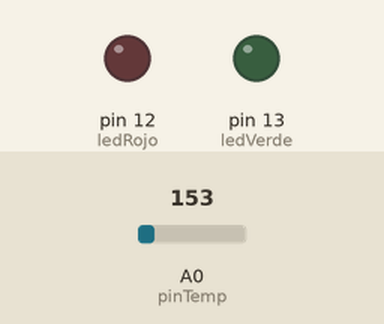
Bench run of a sketch on a simulated Arduino Uno, built with avr-gcc and run on an emulated ATmega328P. Shown: output pins drawn as LEDs (lit = HIGH). The inputs (shaded band) are chosen by the test bench; at power-on: A0 (pinTemp) = 153. What the sketch prints to the serial monitor is not drawn.

Above: at 0.1 s.
At 2.6 s:
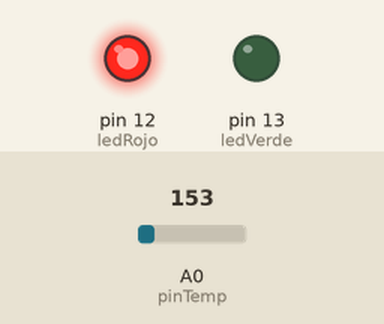
Timing chart, 0 to 4.1 s (numbered marks = the images above):
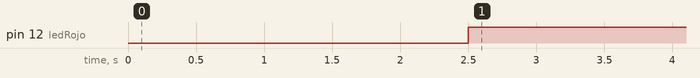

Measured:
- by itself, pin 12 (ledRojo): LOW → HIGH at 2.5 s

The sketch:

Codigo_Nodo_Maestro.ino
```cpp
// Este nodo implementa una arquitectura basada en Polling no bloqueante mediante la función millis(), actuando como el coordinador central de la red de telemetría.
// Gestiona el envío de solicitudes estructuradas (SOF, ID, LEN, CHK) y cuenta con un mecanismo de Timeout de 500ms para evitar bloqueos del procesador ante la pérdida del enlace físico.
// Incorpora validación de integridad de datos entrantes mediante compuerta lógica XOR y reconstrucción de variables de 16 bits a partir de bytes individuales mediante desplazamiento (bit-shifting).

// Nodo Maestro (RX/TX) - Coordinador de Red Final

const int pinTemp  = A0;
const int ledVerde = 13;
const int ledRojo  = 12;

unsigned long ultimoPolling = 0;
const unsigned long INTERVALO_POLLING = 2000; // Frecuencia de muestreo y solicitud en milisegundos
const byte SOF = 0xAA; // Byte de sincronización (10101010)

void setup() {
  Serial.begin(9600); // Configuración del hardware UART a 9600 baudios [cite: 40]
  pinMode(ledVerde, OUTPUT);
  pinMode(ledRojo, OUTPUT);

  digitalWrite(ledVerde, LOW);
  digitalWrite(ledRojo, LOW);
}

void loop() {
  // Polling no bloqueante: Permite ejecutar otras tareas en el procesador mientras se espera que transcurran los 2000ms.
  if (millis() - ultimoPolling >= INTERVALO_POLLING) {
    ultimoPolling = millis();
    ejecutarTelemetria();
  }
}

// Coordina la lectura local, solicita datos remotos y valida la integridad de la respuesta.
void ejecutarTelemetria() {
  // Lectura local del sensor LM35 (o similar) y conversión a grados Celsius.
  int lecturaADC = analogRead(pinTemp);
  float voltaje = lecturaADC * (5.0 / 1023.0);
  float temperaturaLocal = (voltaje - 0.5) * 100.0;

  byte idSolicitud = 0x01;
  byte lenSolicitud = 0x00;
  byte chkSolicitud = idSolicitud ^ lenSolicitud;

  // Limpiar el buffer circular de hardware UART (Flush)
  // Previene que bytes huérfanos o ruido previo desfasen la lectura del nuevo paquete
  while(Serial.available() > 0) Serial.read();

  // Transmisión de la solicitud de telemetría byte a byte.
  Serial.write(SOF);
  Serial.write(idSolicitud);
  Serial.write(lenSolicitud);
  Serial.write(chkSolicitud);

  // Inicialización del mecanismo de Timeout (Recepción bloqueante controlada por tiempo)
  unsigned long tiempoInicio = millis();
  bool respuestaValida = false;
  byte bufferRX[6];
  int index = 0;

  // El ciclo se mantiene vivo mientras no superemos los 500ms de ventana de escucha.
  while (millis() - tiempoInicio < 500) {
    if (Serial.available() > 0) {
      byte byteEntrante = Serial.read();

      // Filtro de ruido: Ignoramos datos hasta interceptar el byte de sincronización.
      if (index == 0 && byteEntrante != SOF) continue;

      bufferRX[index] = byteEntrante;
      index++;

      // Condición de salida: Se asume una trama fija de 6 bytes para el paquete de respuesta.
      if (index >= 6) {
        respuestaValida = true;
        break;
      }
    }
  }

  // Validacion de trama y diagnostico visual.
  if (respuestaValida) {
    byte idRx   = bufferRX[1];
    byte lenRx  = bufferRX[2];
    byte dataH  = bufferRX[3];
    byte dataL  = bufferRX[4];
    byte chkRx  = bufferRX[5];

    // Recálculo del Checksum local para contrastar con el recibido.
    byte chkCalculado = idRx ^ lenRx ^ dataH ^ dataL;

    // Aceptación de la trama: El cálculo matemático coincide y el ID es el esperado.
    if (chkCalculado == chkRx && idRx == 0x02) {
      // Trama integra
      digitalWrite(ledVerde, HIGH);
      digitalWrite(ledRojo, LOW);

      // Reconstrucción del entero de 16 bits usando bit-shifting a la izquierda (<< 8) y una compuerta lógica OR (|) para fusionar los bits bajos.
      int luzRemota = (dataH << 8) | dataL;

      // Impresión de resultados por consola serial.
      Serial.print("Temp Local: ");
      Serial.print(temperaturaLocal, 1);
      Serial.print(" C | Luz Remota (LDR): ");
      Serial.println(luzRemota);
    } else {
      // Error de Integridad: La trama llegó pero los datos fueron corrompidos en el canal.
      digitalWrite(ledVerde, LOW);
      digitalWrite(ledRojo, HIGH);
      Serial.println("ERROR: Trama corrupta.");
    }
  } else {
    // Error Físico: El tiempo de espera expiró sin recibir los bytes esperados.
    digitalWrite(ledVerde, LOW);
    digitalWrite(ledRojo, HIGH);
    Serial.println("ERROR: Timeout en la red.");
  }
}
```
